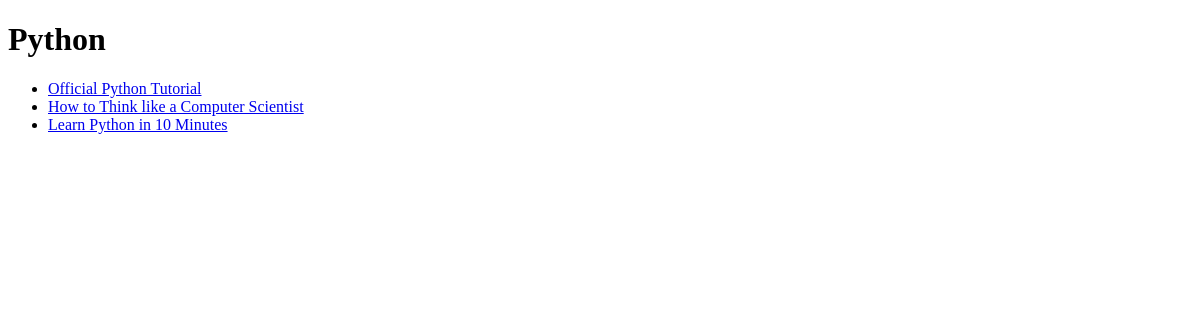
/rango/category/python/, run on an earlier commit of the app's database.
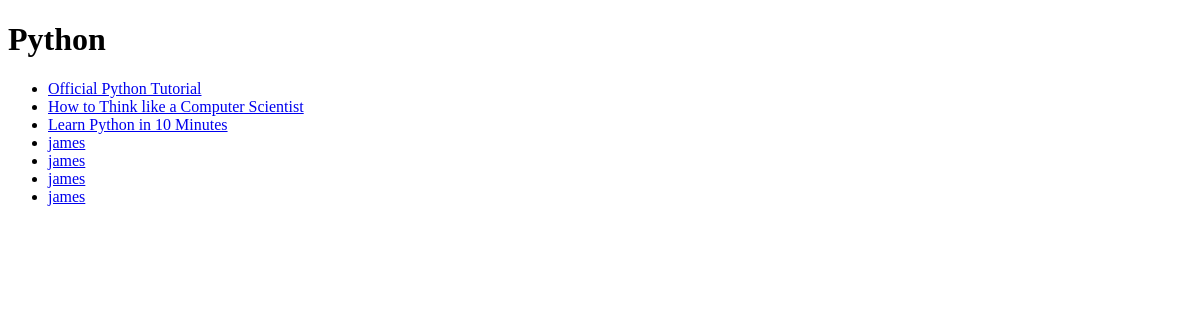
And on a later commit of the database.
### rango/models.py (models this page shows, shortened)
class Page(models.Model):
    category = models.ForeignKey(Category)
    title = models.CharField(max_length=128)
    url = models.URLField()
    views = models.IntegerField(default=0)

### rango/views.py (the view)
# urls.py: url(r'^category/(?P<category_name_slug>[\w\-]+)/$', views.category, name='category'),
def category(request, category_name_slug):
    context_dict = {}
    try:
        category = Category.objects.get(slug=category_name_slug)
        context_dict['category_name'] = category.name
        pages = Page.objects.filter(category=category)
        context_dict['pages'] = pages
        context_dict['category'] = category
    except Category.DoesNotExist:
        pass
    return render(request, 'rango/category.html', context_dict)

### templates/rango/category.html (shortened to what this page needs)
<!DOCTYPE html>
<html>
    <head>
    </head>
    <body>
        {% if category %}
        <h1>{{ category_name }}</h1>
            {% if pages %}
            <ul>
                {% for page in pages %}
                <li><a href="{{ page.url }}">{{ page.title }}</a></li>
                {% endfor %}
            </ul>
            {% else %}
                <strong>No pages currently in category.</strong>
            {% endif %}
        {% else %}
            The specified category {{ category_name }} does not exist!
        {% endif %}
    </body>
</html>

What changed in the data, as far as the page shows it:
added Page: title "james"
added Page: title "james"
added Page: title "james"
added Page: title "james"
